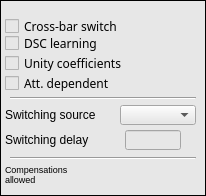
   <widget class="caFrame" name="caframe_4">
    <property name="geometry">
     <rect>
      <x>195</x>
      <y>15</y>
      <width>206</width>
      <height>196</height>
     </rect>
    </property>
    <property name="styleSheet">
     <string notr="true">background-color: rgb(231, 231, 231);</string>
    </property>
    <property name="frameShape">
     <enum>QFrame::Box</enum>
    </property>
    <property name="frameShadow">
     <enum>QFrame::Plain</enum>
    </property>
    <property name="lineWidth">
     <number>1</number>
    </property>
    <property name="midLineWidth">
     <number>1</number>
    </property>
    <property name="background">
     <color>
      <red>0</red>
      <green>0</green>
      <blue>0</blue>
     </color>
    </property>
    <property name="backgroundMode">
     <enum>caFrame::Filled</enum>
    </property>
    <widget class="Line" name="line_12">
     <property name="geometry">
      <rect>
       <x>10</x>
       <y>90</y>
       <width>186</width>
       <height>16</height>
      </rect>
     </property>
     <property name="orientation">
      <enum>Qt::Horizontal</enum>
     </property>
    </widget>
    <widget class="caToggleButton" name="att_dependent">
     <property name="geometry">
      <rect>
       <x>5</x>
       <y>75</y>
       <width>166</width>
       <height>16</height>
      </rect>
     </property>
     <property name="font">
      <font>
       <family>Sans Serif</family>
       <pointsize>9</pointsize>
      </font>
     </property>
     <property name="layoutDirection">
      <enum>Qt::LeftToRight</enum>
     </property>
     <property name="text">
      <string>Att. dependent</string>
     </property>
     <property name="channel" stdset="0">
      <string notr="true">$(BPM):dsc:coeff:att_dependent</string>
     </property>
     <property name="trueValue">
      <string>1</string>
     </property>
     <property name="falseValue">
      <string>0</string>
     </property>
    </widget>
    <widget class="caToggleButton" name="dsc_learning_enabled">
     <property name="geometry">
      <rect>
       <x>5</x>
       <y>35</y>
       <width>166</width>
       <height>16</height>
      </rect>
     </property>
     <property name="font">
      <font>
       <family>Sans Serif</family>
       <pointsize>9</pointsize>
      </font>
     </property>
     <property name="layoutDirection">
      <enum>Qt::LeftToRight</enum>
     </property>
     <property name="text">
      <string>DSC learning</string>
     </property>
     <property name="channel" stdset="0">
      <string notr="true">$(BPM):dsc:coeff:adjust</string>
     </property>
    </widget>
    <widget class="caToggleButton" name="switching_enabled">
     <property name="geometry">
      <rect>
       <x>5</x>
       <y>18</y>
       <width>131</width>
       <height>16</height>
      </rect>
     </property>
     <property name="font">
      <font>
       <family>Sans Serif</family>
       <pointsize>9</pointsize>
      </font>
     </property>
     <property name="layoutDirection">
      <enum>Qt::LeftToRight</enum>
     </property>
     <property name="text">
      <string>Cross-bar switch</string>
     </property>
     <property name="channel" stdset="0">
      <string notr="true">$(BPM):switching:enable</string>
     </property>
    </widget>
    <widget class="caToggleButton" name="dsc_unity_coefficients">
     <property name="geometry">
      <rect>
       <x>5</x>
       <y>55</y>
       <width>166</width>
       <height>16</height>
      </rect>
     </property>
     <property name="font">
      <font>
       <family>Sans Serif</family>
       <pointsize>9</pointsize>
      </font>
     </property>
     <property name="layoutDirection">
      <enum>Qt::LeftToRight</enum>
     </property>
     <property name="text">
      <string>Unity coefficients</string>
     </property>
     <property name="channel" stdset="0">
      <string notr="true">$(BPM):dsc:coeff:type</string>
     </property>
     <property name="trueValue">
      <string>0</string>
     </property>
     <property name="falseValue">
      <string>1</string>
     </property>
    </widget>
    <widget class="caRelatedDisplay" name="crossbar_switch_info">
     <property name="geometry">
      <rect>
       <x>140</x>
       <y>15</y>
       <width>26</width>
       <height>16</height>
      </rect>
     </property>
     <property name="font">
      <font>
       <family>Sans Serif</family>
      </font>
     </property>
     <property name="background">
      <color>
       <red>170</red>
       <green>255</green>
       <blue>127</blue>
      </color>
     </property>
     <property name="labels">
      <string notr="true">?</string>
     </property>
     <property name="files">
      <string notr="true">crossbar_switch</string>
     </property>
     <property name="args">
      <string notr="true">BPM=$(BPM)</string>
     </property>
     <property name="fontScaleMode">
      <enum>EPushButton::WidthAndHeight</enum>
     </property>
    </widget>
    <widget class="QLabel" name="label_26">
     <property name="geometry">
      <rect>
       <x>5</x>
       <y>105</y>
       <width>116</width>
       <height>20</height>
      </rect>
     </property>
     <property name="font">
      <font>
       <pointsize>9</pointsize>
      </font>
     </property>
     <property name="text">
      <string>Switching source</string>
     </property>
    </widget>
    <widget class="caMenu" name="switching_source">
     <property name="geometry">
      <rect>
       <x>120</x>
       <y>105</y>
       <width>76</width>
       <height>20</height>
      </rect>
     </property>
     <property name="font">
      <font>
       <family>Sans Serif</family>
       <pointsize>8</pointsize>
      </font>
     </property>
     <property name="autoFillBackground">
      <bool>false</bool>
     </property>
     <property name="styleSheet">
      <string notr="true">color: rgb(0, 0, 0);</string>
     </property>
     <property name="channel" stdset="0">
      <string notr="true">$(BPM):switching:source</string>
     </property>
     <property name="colorMode">
      <enum>caMenu::Static</enum>
     </property>
     <property name="background">
      <color>
       <red>230</red>
       <green>230</green>
       <blue>230</blue>
      </color>
     </property>
    </widget>
    <widget class="QLabel" name="label_27">
     <property name="geometry">
      <rect>
       <x>5</x>
       <y>130</y>
       <width>121</width>
       <height>20</height>
      </rect>
     </property>
     <property name="font">
      <font>
       <pointsize>9</pointsize>
      </font>
     </property>
     <property name="text">
      <string>Switching delay</string>
     </property>
    </widget>
    <widget class="caTextEntry" name="switching_delay">
     <property name="geometry">
      <rect>
       <x>125</x>
       <y>130</y>
       <width>56</width>
       <height>20</height>
      </rect>
     </property>
     <property name="font">
      <font>
       <family>Arial</family>
       <pointsize>10</pointsize>
      </font>
     </property>
     <property name="alignment">
      <set>Qt::AlignRight|Qt::AlignTrailing|Qt::AlignVCenter</set>
     </property>
     <property name="channel" stdset="0">
      <string notr="true">$(BPM):switching:delay</string>
     </property>
     <property name="foreground">
      <color>
       <red>170</red>
       <green>0</green>
       <blue>0</blue>
      </color>
     </property>
     <property name="background">
      <color>
       <red>255</red>
       <green>255</green>
       <blue>127</blue>
      </color>
     </property>
     <property name="colorMode">
      <enum>caLineEdit::Static</enum>
     </property>
     <property name="fontScaleMode">
      <enum>caLineEdit::WidthAndHeight</enum>
     </property>
    </widget>
    <widget class="caRelatedDisplay" name="carelateddisplay_3">
     <property name="geometry">
      <rect>
       <x>130</x>
       <y>165</y>
       <width>66</width>
       <height>21</height>
      </rect>
     </property>
     <property name="font">
      <font>
       <family>Sans Serif</family>
       <pointsize>10</pointsize>
      </font>
     </property>
     <property name="background">
      <color>
       <red>252</red>
       <green>220</green>
       <blue>123</blue>
      </color>
     </property>
     <property name="labels">
      <string notr="true">Advanced</string>
     </property>
     <property name="files">
      <string notr="true">dsc_details</string>
     </property>
     <property name="args">
      <string notr="true">BPM=$(BPM)</string>
     </property>
     <property name="fontScaleMode">
      <enum>EPushButton::WidthAndHeight</enum>
     </property>
    </widget>
    <widget class="Line" name="line_13">
     <property name="geometry">
      <rect>
       <x>10</x>
       <y>150</y>
       <width>186</width>
       <height>16</height>
      </rect>
     </property>
     <property name="orientation">
      <enum>Qt::Horizontal</enum>
     </property>
    </widget>
    <widget class="caLed" name="caled">
     <property name="geometry">
      <rect>
       <x>95</x>
       <y>165</y>
       <width>16</width>
       <height>16</height>
      </rect>
     </property>
     <property name="linearGradient">
      <bool>false</bool>
     </property>
     <property name="scaleContents">
      <bool>true</bool>
     </property>
     <property name="channel" stdset="0">
      <string notr="true">DSCOK</string>
     </property>
     <property name="falseColor">
      <color>
       <red>0</red>
       <green>170</green>
       <blue>0</blue>
      </color>
     </property>
     <property name="trueValue">
      <string>1</string>
     </property>
    </widget>
    <widget class="QLabel" name="label_29">
     <property name="geometry">
      <rect>
       <x>5</x>
       <y>164</y>
       <width>81</width>
       <height>21</height>
      </rect>
     </property>
     <property name="font">
      <font>
       <pointsize>7</pointsize>
      </font>
     </property>
     <property name="text">
      <string>Compensations
allowed</string>
     </property>
    </widget>
    <widget class="caCalc" name="cacalc_5">
     <property name="geometry">
      <rect>
       <x>125</x>
       <y>165</y>
       <width>1</width>
       <height>1</height>
      </rect>
     </property>
     <property name="variable">
      <string notr="true">DSCOK</string>
     </property>
     <property name="calc">
      <string notr="true">A&lt;B</string>
     </property>
     <property name="channel" stdset="0">
      <string notr="true">$(BPM):dsc:tolerance_thr</string>
     </property>
     <property name="channelB">
      <string notr="true">$(BPM):dsc:tolerance_curr</string>
     </property>
    </widget>
   </widget>
